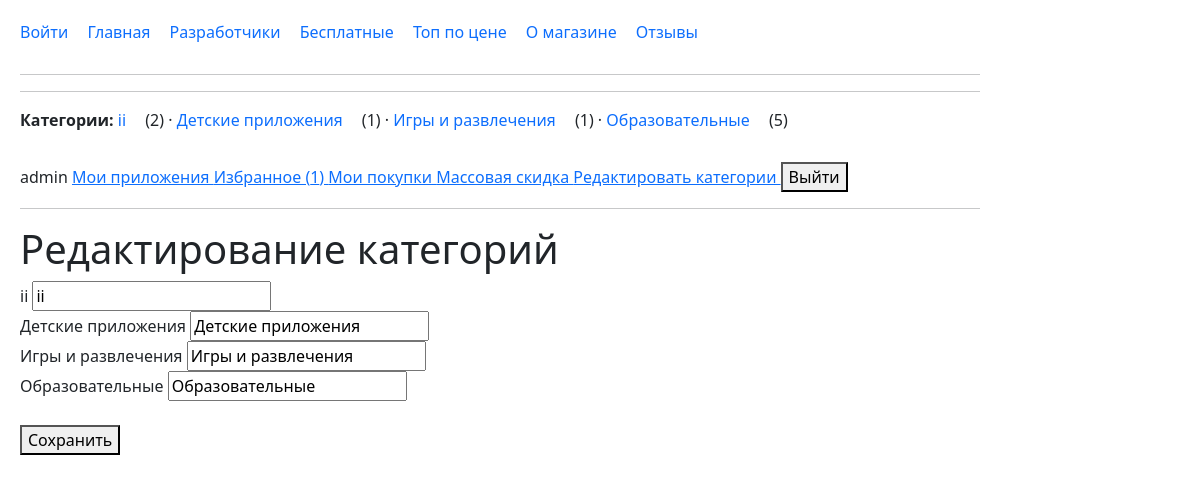
Page /categories/edit/ (signed in) on the earlier database version.
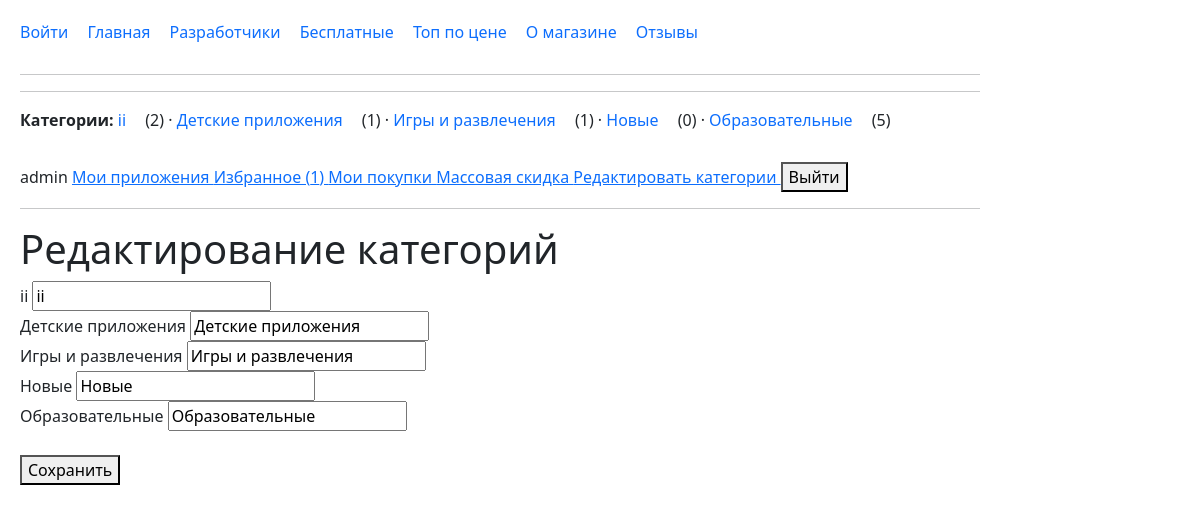
Same page on the later database version.
### mainapp/models.py (models this page shows, shortened)
class Category(models.Model):
    name = models.CharField(max_length=50)
    icon = models.ImageField(
        upload_to='categories/',
        blank=True,
        validators=[
            FileExtensionValidator(
                allowed_extensions=['png', 'jpg', 'jpeg', 'webp']
            )
        ],
    )

### mainapp/views.py (the view)
# urls.py: path('categories/edit/',views.edit_categories,name='edit_categories',),
@login_required
def edit_categories(request):
    if not request.user.is_staff:
        messages.error(
            request,
            'У вас нет права редактировать категории.'
        )
        return redirect('mainapp:home')
    categories = Category.objects.order_by('name')
    if request.method == 'POST':
        formset = CategoryFormSet(
            request.POST,
            queryset=categories,
        )
        if formset.is_valid():
            old_names = {
                category.id: category.name
                for category in categories
            }
            categories_to_save = formset.save(commit=False)
            renamed_count = 0
            for category in categories_to_save:
                if old_names.get(category.id) != category.name:
                    renamed_count += 1
                category.save()
            messages.success(
                request,
                f'Переименовано категорий: {renamed_count}.'
            )
            return redirect('mainapp:edit_categories')
    else:
        formset = CategoryFormSet(
            queryset=categories,
        )
    return render(
        request,
        'mainapp/edit_categories.html',
        {
            'formset': formset,
        }
    )

### mainapp/context_processors.py (called while the page is built)
def store_menu(request):
    nav_categories = (
        Category.objects
        .annotate(apps_count=Count('apps'))
        .order_by('name')
    )
    return {
        'nav_categories': nav_categories,
    }

### mainapp/templates/mainapp/edit_categories.html (shortened to what this page needs)
{% extends 'mainapp/base.html' %}
{% block content %}
<h1>Редактирование категорий</h1>
<form method="post">
    {% for form in formset %}
        <div>
            <label>
                {{ form.instance.name }}
                {{ form.name }}
            </label>
        </div>
    {% empty %}
        <p>Категорий пока нет.</p>
    {% endfor %}
    <br>
    <button type="submit">
        Сохранить
    </button>
</form>
{% endblock %}

### mainapp/templates/mainapp/base.html (shortened to what this page needs)
{% load static %}
{% load django_bootstrap5 %}
<!DOCTYPE html>
<html lang="ru">
<head>
    <link rel="stylesheet" href="{% static 'mainapp/style.css' %}">
{% bootstrap_css %}
</head>
<nav>
    <a href="{% url 'mainapp:login' %}">Войти</a>
    <a href="{% url 'mainapp:home' %}">Главная</a>
    <a href="{% url 'mainapp:developers' %}">Разработчики</a>
    <a href="{% url 'mainapp:free' %}">Бесплатные</a>
    <a href="{% url 'mainapp:top' %}">Топ по цене</a>
    <a href="{% url 'mainapp:about' %}">О магазине</a>
    <a href="{% url 'mainapp:reviews' %}">Отзывы</a>
</nav>
<hr>
<hr>
<nav>
    <strong>Категории:</strong>
    {% for category in nav_categories %}
        <a href="{% url 'mainapp:category_detail' category.id category.name %}">
            {{ category.name }}
        </a>
        ({{ category.apps_count }})
        {% if not forloop.last %}
            ·
        {% endif %}
    {% empty %}
        Категорий пока нет.
    {% endfor %}
</nav>
{% if request.user.is_authenticated %}
    <span>{{ request.user.username }}</span>
    <a href="{% url 'mainapp:my_apps' %}">
        Мои приложения
    </a>
    <a href="{% url 'mainapp:favorites' %}">
        Избранное ({{ request.user.favorite_apps.count }})
    </a>
    <a href="{% url 'mainapp:my_purchases' %}">
    Мои покупки
    </a>
    {% if request.user.is_staff %}
    <a href="{% url 'mainapp:bulk_discount' %}">
        Массовая скидка
    </a>
    <a href="{% url 'mainapp:edit_categories' %}">
        Редактировать категории
    </a>
    {% endif %}
    <form method="post"
          action="{% url 'mainapp:logout' %}"
          style="display:inline;">
        <button type="submit">Выйти</button>
    </form>
{% endif %}
<hr>
{% block content %}
{% endblock %}
</body>
</html>

Differences in the rows shown:
added Category: name "Новые", apps_count "0", instance.name "Новые"
Other differences:
new list line: "Новые"
list line gone: "Образовательные"
new list line: "Образовательные"
